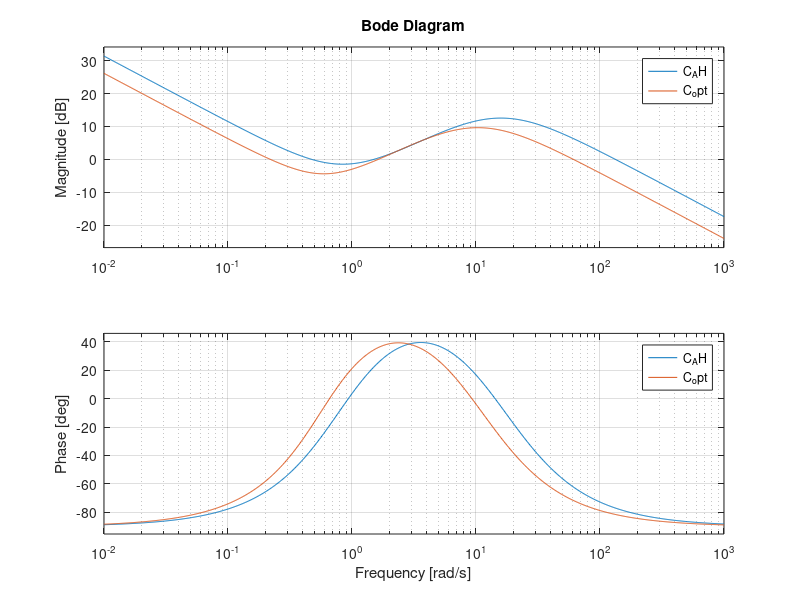

Recreate this plot in MATLAB. (Note: this script raises an error after producing the figure.)
load tfs.dat

figure (1)
bode (C_AH, C_opt)

figure (2)
bode (5*C_AH, frd (C_AH), frd (C_opt))

% bode2 (5*C_AH, frd (C_AH, 1:10), frd (C_opt, 11:20))

figure (3)
bode (5*C_AH, '*r', C_AH, 'xb', C_opt, 'ok')


figure (4)
nyquist (C_AH, C_opt)


figure (5)
nyquist (C_AH, "xr", C_opt, "ob")
legend ("Test C_AH", "Test C_opt")